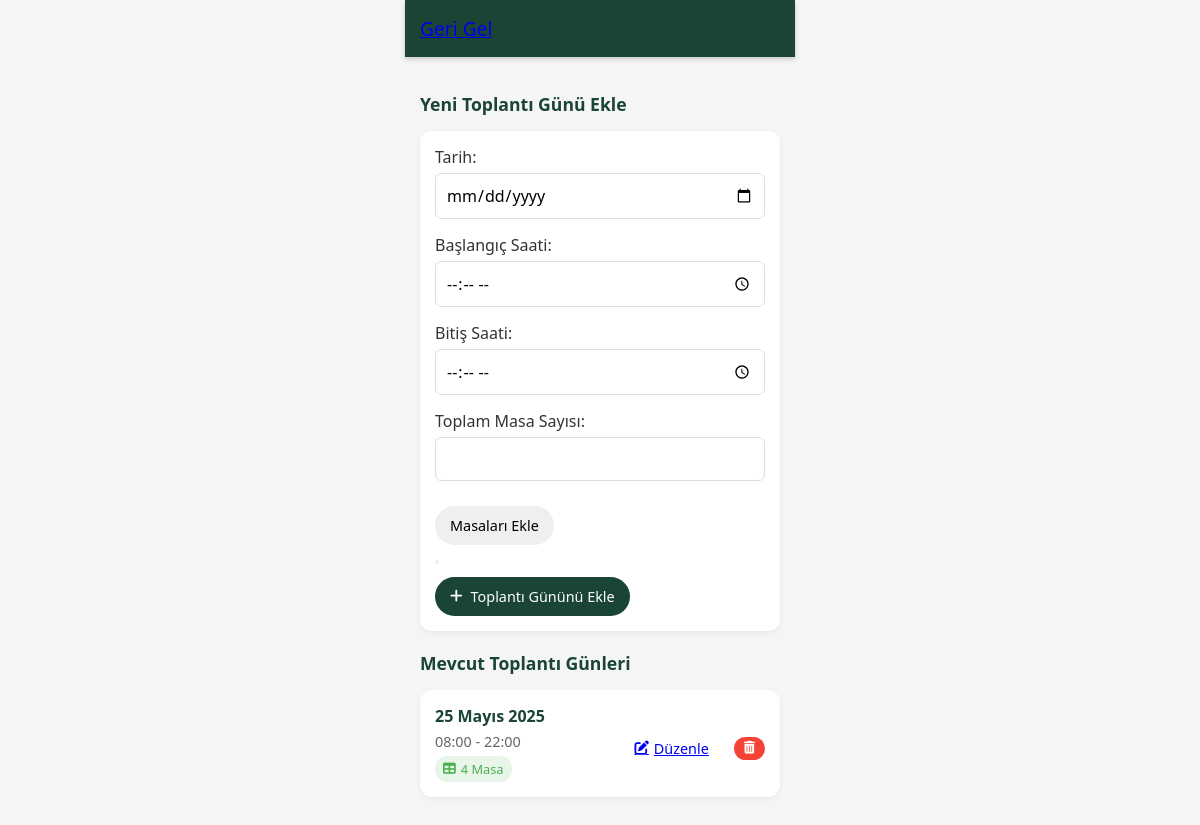
/teknopark/saat/ (signed in), run on the app's committed database.
### teknopark_app/models.py (models this page shows, shortened)
class MeetingDay(models.Model):
    date = models.DateField(null=True, blank=True)
    start_time = models.TimeField(null=True, blank=True)
    end_time = models.TimeField(null=True, blank=True)
    total_tables = models.IntegerField(null=True, blank=True)
    created_by = models.ForeignKey(CustomUser, on_delete=models.CASCADE, limit_choices_to={'is_staff': True}, null=True, blank=True)

### teknopark_app/views.py (the view, shortened to what this page needs)
# urls.py: path('teknopark/saat/', views.manage_meeting_days, name='manage_meeting_days'),
@login_required
def manage_meeting_days(request):
    user = request.user
    if user.role != 'teknopark':
        return redirect('dashboard')
    meeting_days = MeetingDay.objects.all()
    investors = CustomUser.objects.filter(role='investor')
    investors = CustomUser.objects.filter(role='investor')
    return render(request, 'tekno.html', {
        'meeting_days': meeting_days,
        'investors': investors,  # Yatırımcıları JSON formatında şablona gönderiyoruz
    })

### teknopark_app/templates/tekno.html (shortened to what this page needs)
<!DOCTYPE html>
<html lang="tr">
<head>
    <link rel="stylesheet" href="https://cdnjs.cloudflare.com/ajax/libs/font-awesome/6.4.0/css/all.min.css">
</head>
<body>
    <div class="header">
        <a href="/dashboard/"><h2>Geri Gel</h2></a>
    </div>
    <div class="container">
        <h3 class="section-title">Yeni Toplantı Günü Ekle</h3>
        <div class="card">
            <form method="post">
                <div class="form-group">
                    <label for="date">Tarih:</label>
                    <input type="date" name="date" id="date" required>
                </div>
                <div class="form-group">
                    <label for="start_time">Başlangıç Saati:</label>
                    <input type="time" name="start_time" id="start_time" required>
                </div>
                <div class="form-group">
                    <label for="end_time">Bitiş Saati:</label>
                    <input type="time" name="end_time" id="end_time" required>
                </div>
<div class="form-group">
    <label for="total_tables">Toplam Masa Sayısı:</label>
    <input type="number" name="total_tables" id="total_tables" min="1" required>
</div>
<button type="button" class="btn btn-secondary" id="openModalBtn">Masaları Ekle</button>
<div class="modal" id="tablesModal" tabindex="-1" aria-labelledby="tablesModalLabel" aria-hidden="true">
    <div class="modal-dialog">
        <div class="modal-content">
            <div class="modal-header">
                <button type="button" class="btn-close" data-bs-dismiss="modal" aria-label="Close"></button>
            </div>
        </div>
    </div>
</div>
                <button type="submit" class="btn btn-primary">
                    <i class="fas fa-plus" style="margin-right: 8px;"></i>
                    Toplantı Gününü Ekle
                </button>
            </form>
        </div>
        <h3 class="section-title">Mevcut Toplantı Günleri</h3>
        {% if meeting_days %}
            <ul class="meeting-list">
                {% for meeting_day in meeting_days %}
                    <li class="meeting-item">
                        <div class="meeting-info">
                            <div class="meeting-date">{{ meeting_day.date }}</div>
                            <div class="meeting-time">{{ meeting_day.start_time }} - {{ meeting_day.end_time }}</div>
                            <div class="meeting-tables">
                                <i class="fas fa-table" style="margin-right: 5px;"></i>
                                {{ meeting_day.total_tables }} Masa
                            </div>
                        </div>
                                        <a href="{% url 'edit_meeting_day' meeting_day.id %}" class="btn btn-warning">
                    <i class="fas fa-edit" style="margin-right: 5px;"></i> Düzenle
                </a>
                        <form method="post" style="display:inline;">
                            <button type="submit" name="delete" value="{{ meeting_day.id }}" class="btn btn-danger" onclick="return confirm('Bu toplantı gününü silmek istediğinizden emin misiniz?');">
                                <i class="fas fa-trash-alt"></i>
                            </button>
                        </form>
                    </li>
                {% endfor %}
            </ul>
        {% else %}
            <div class="card empty-state">
                <i class="fas fa-calendar-times" style="font-size: 2rem; color: #ddd; margin-bottom: 10px;"></i>
                <p>Henüz toplantı günü eklenmemiş.</p>
            </div>
        {% endif %}
    </div>
</body>
</html>

### teknopark_app/templates/tekno.html (style rules this page uses)
:root { --primary-color: #1a4434; --primary-light: #2a5544; --text-light: #ffffff; --text-dark: #333333; --accent: #ffb74d; --success: #4caf50; --danger: #f44336; --background: #f5f5f5; --card-bg: #ffffff; }
* { margin: 0; padding: 0; box-sizing: border-box; font-family: 'Segoe UI', Tahoma, Geneva, Verdana, sans-serif; }
body { background-color: var(--background); width: 390px; margin: 0 auto; color: var(--text-dark); padding-bottom: 70px; }
.header { background-color: var(--primary-color); color: var(--text-light); padding: 15px; display: flex; justify-content: space-between; align-items: center; box-shadow: 0 2px 5px rgba(0,0,0,0.2); position: relative; }
.header h2 { font-size: 1.2rem; font-weight: 500; }
.container { padding: 15px; }
.section-title { margin: 20px 0 15px; font-size: 1.1rem; font-weight: 600; color: var(--primary-color); }
.card { background-color: var(--card-bg); border-radius: 12px; padding: 15px; margin-bottom: 15px; box-shadow: 0 2px 5px rgba(0,0,0,0.05); }
.form-group { margin-bottom: 15px; }
.form-group label { display: block; margin-bottom: 5px; font-weight: 500; color: var(--text-dark); }
.form-group input { width: 100%; padding: 10px; border: 1px solid #ddd; border-radius: 6px; font-size: 1rem; }
.btn { padding: 10px 15px; border: none; border-radius: 20px; font-size: 0.9rem; font-weight: 500; cursor: pointer; margin-top: 10px; display: inline-flex; align-items: center; transition: background-color 0.3s; }
.btn-primary { background-color: var(--primary-color); color: var(--text-light); }
.btn-danger { background-color: var(--danger); color: var(--text-light); padding: 5px 10px; font-size: 0.8rem; margin-left: 10px; }
.meeting-list { list-style: none; }
.meeting-item { background-color: var(--card-bg); border-radius: 12px; padding: 15px; margin-bottom: 10px; box-shadow: 0 2px 5px rgba(0,0,0,0.05); display: flex; justify-content: space-between; align-items: center; }
.meeting-info { flex: 1; }
.meeting-date { font-weight: 600; color: var(--primary-color); }
.meeting-time { color: #666; font-size: 0.9rem; margin-top: 5px; }
.meeting-tables { display: inline-flex; align-items: center; background-color: #e8f5e9; padding: 4px 8px; border-radius: 12px; font-size: 0.8rem; color: var(--success); margin-top: 5px; }

### data on the page
MeetingDay: date "25 Mayıs 2025", start_time "08:00", end_time "22:00", total_tables "4", {{ meeting_day.id }} 12 (drawn)
